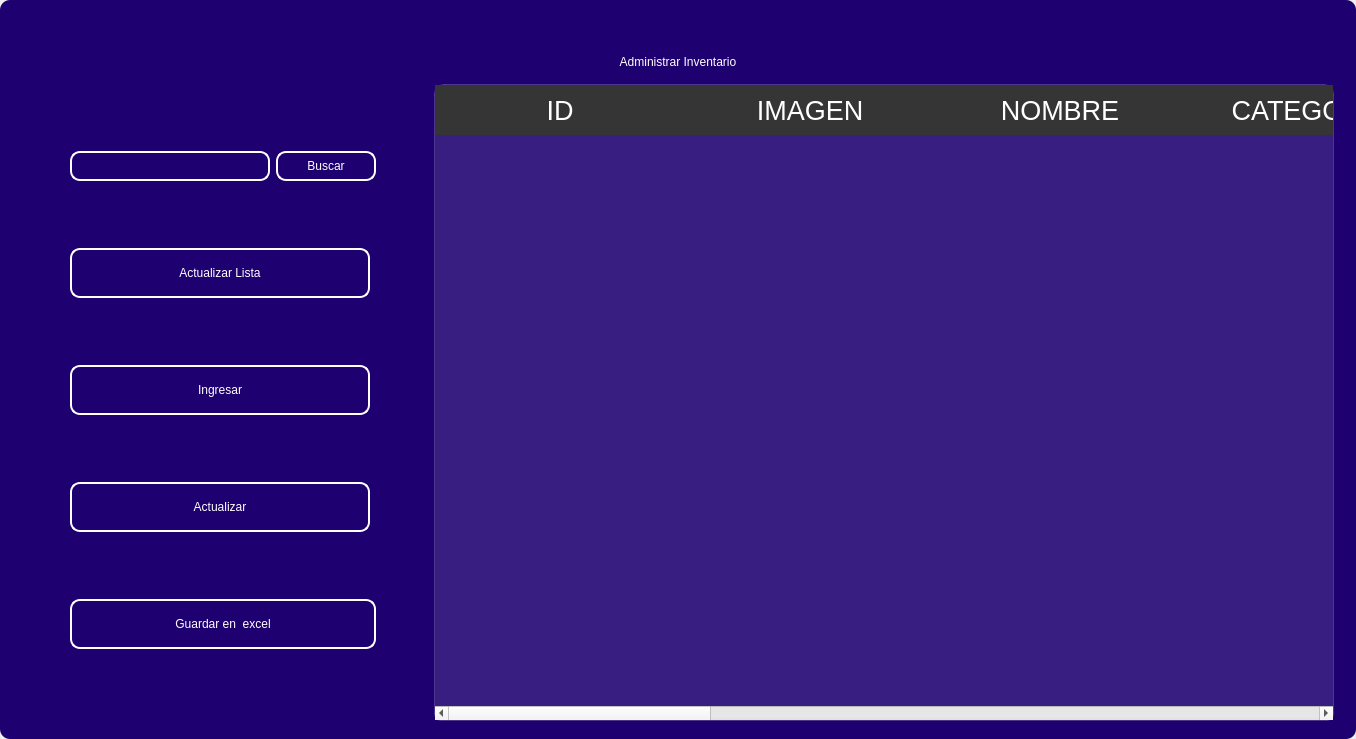
<?xml version="1.0" encoding="UTF-8"?>
<ui version="4.0">
 <class>MainWindow</class>
 <widget class="QMainWindow" name="MainWindow">
  <property name="geometry">
   <rect>
    <x>0</x>
    <y>0</y>
    <width>1356</width>
    <height>739</height>
   </rect>
  </property>
  <property name="windowTitle">
   <string>MainWindow</string>
  </property>
  <property name="styleSheet">
   <string notr="true"/>
  </property>
  <widget class="QWidget" name="centralwidget">
   <property name="styleSheet">
    <string notr="true"/>
   </property>
   <layout class="QVBoxLayout" name="verticalLayout">
    <property name="spacing">
     <number>0</number>
    </property>
    <property name="leftMargin">
     <number>0</number>
    </property>
    <property name="topMargin">
     <number>0</number>
    </property>
    <property name="rightMargin">
     <number>0</number>
    </property>
    <property name="bottomMargin">
     <number>0</number>
    </property>
    <item>
     <widget class="QFrame" name="frame">
      <property name="enabled">
       <bool>true</bool>
      </property>
      <property name="styleSheet">
       <string notr="true">
QFrame {
border-radius:10px;
background-color:#1E0070;
 }
</string>
      </property>
      <property name="frameShape">
       <enum>QFrame::StyledPanel</enum>
      </property>
      <property name="frameShadow">
       <enum>QFrame::Raised</enum>
      </property>
      <layout class="QVBoxLayout" name="verticalLayout_2">
       <item>
        <widget class="QFrame" name="frame_superior">
         <property name="minimumSize">
          <size>
           <width>0</width>
           <height>40</height>
          </size>
         </property>
         <property name="maximumSize">
          <size>
           <width>16777215</width>
           <height>40</height>
          </size>
         </property>
         <property name="styleSheet">
          <string notr="true">QPushButton{
border-radius:18px;
}

QPushButton:hover{
	background-color: rgb(0, 0, 0);
}
</string>
         </property>
         <property name="frameShape">
          <enum>QFrame::StyledPanel</enum>
         </property>
         <property name="frameShadow">
          <enum>QFrame::Raised</enum>
         </property>
         <layout class="QHBoxLayout" name="horizontalLayout_3">
          <property name="spacing">
           <number>4</number>
          </property>
          <property name="leftMargin">
           <number>0</number>
          </property>
          <property name="topMargin">
           <number>0</number>
          </property>
          <property name="rightMargin">
           <number>0</number>
          </property>
          <property name="bottomMargin">
           <number>0</number>
          </property>
          <item>
           <widget class="QPushButton" name="btn_icon">
            <property name="text">
             <string/>
            </property>
            <property name="iconSize">
             <size>
              <width>40</width>
              <height>40</height>
             </size>
            </property>
           </widget>
          </item>
          <item>
           <spacer name="horizontalSpacer_2">
            <property name="orientation">
             <enum>Qt::Horizontal</enum>
            </property>
            <property name="sizeHint" stdset="0">
             <size>
              <width>443</width>
              <height>20</height>
             </size>
            </property>
           </spacer>
          </item>
          <item>
           <widget class="QPushButton" name="btn_exit">
            <property name="minimumSize">
             <size>
              <width>38</width>
              <height>38</height>
             </size>
            </property>
            <property name="maximumSize">
             <size>
              <width>38</width>
              <height>38</height>
             </size>
            </property>
            <property name="cursor">
             <cursorShape>PointingHandCursor</cursorShape>
            </property>
            <property name="text">
             <string/>
            </property>
            <property name="iconSize">
             <size>
              <width>35</width>
              <height>35</height>
             </size>
            </property>
           </widget>
          </item>
          <item>
           <widget class="QPushButton" name="bt_minimizar">
            <property name="minimumSize">
             <size>
              <width>38</width>
              <height>38</height>
             </size>
            </property>
            <property name="maximumSize">
             <size>
              <width>38</width>
              <height>38</height>
             </size>
            </property>
            <property name="cursor">
             <cursorShape>PointingHandCursor</cursorShape>
            </property>
            <property name="text">
             <string/>
            </property>
            <property name="icon">
             <iconset>
              <normaloff>image/minus.svg</normaloff>image/minus.svg</iconset>
            </property>
            <property name="iconSize">
             <size>
              <width>38</width>
              <height>38</height>
             </size>
            </property>
           </widget>
          </item>
          <item>
           <widget class="QPushButton" name="bt_maximizar">
            <property name="minimumSize">
             <size>
              <width>38</width>
              <height>38</height>
             </size>
            </property>
            <property name="maximumSize">
             <size>
              <width>38</width>
              <height>38</height>
             </size>
            </property>
            <property name="cursor">
             <cursorShape>PointingHandCursor</cursorShape>
            </property>
            <property name="text">
             <string/>
            </property>
            <property name="icon">
             <iconset>
              <normaloff>image/chevron-up.svg</normaloff>image/chevron-up.svg</iconset>
            </property>
            <property name="iconSize">
             <size>
              <width>38</width>
              <height>38</height>
             </size>
            </property>
           </widget>
          </item>
          <item>
           <widget class="QPushButton" name="bt_restaurar">
            <property name="minimumSize">
             <size>
              <width>38</width>
              <height>38</height>
             </size>
            </property>
            <property name="maximumSize">
             <size>
              <width>38</width>
              <height>38</height>
             </size>
            </property>
            <property name="cursor">
             <cursorShape>PointingHandCursor</cursorShape>
            </property>
            <property name="text">
             <string/>
            </property>
            <property name="icon">
             <iconset>
              <normaloff>image/chevron-down.svg</normaloff>image/chevron-down.svg</iconset>
            </property>
            <property name="iconSize">
             <size>
              <width>38</width>
              <height>38</height>
             </size>
            </property>
           </widget>
          </item>
          <item>
           <widget class="QPushButton" name="bt_cerrar">
            <property name="minimumSize">
             <size>
              <width>38</width>
              <height>38</height>
             </size>
            </property>
            <property name="maximumSize">
             <size>
              <width>38</width>
              <height>38</height>
             </size>
            </property>
            <property name="cursor">
             <cursorShape>PointingHandCursor</cursorShape>
            </property>
            <property name="text">
             <string/>
            </property>
            <property name="icon">
             <iconset>
              <normaloff>image/x.svg</normaloff>image/x.svg</iconset>
            </property>
            <property name="iconSize">
             <size>
              <width>38</width>
              <height>38</height>
             </size>
            </property>
           </widget>
          </item>
         </layout>
        </widget>
       </item>
       <item>
        <widget class="QLabel" name="label">
         <property name="styleSheet">
          <string notr="true">font: 30pt &quot;MS Shell Dlg 2&quot;;
color: rgb(255, 255, 255);</string>
         </property>
         <property name="text">
          <string>Administrar Inventario</string>
         </property>
         <property name="alignment">
          <set>Qt::AlignCenter</set>
         </property>
        </widget>
       </item>
       <item>
        <widget class="QFrame" name="frame_3">
         <property name="frameShape">
          <enum>QFrame::StyledPanel</enum>
         </property>
         <property name="frameShadow">
          <enum>QFrame::Raised</enum>
         </property>
         <layout class="QHBoxLayout" name="horizontalLayout_4">
          <property name="spacing">
           <number>6</number>
          </property>
          <item>
           <layout class="QVBoxLayout" name="verticalLayout_4">
            <property name="spacing">
             <number>50</number>
            </property>
            <property name="leftMargin">
             <number>50</number>
            </property>
            <property name="topMargin">
             <number>50</number>
            </property>
            <property name="rightMargin">
             <number>50</number>
            </property>
            <property name="bottomMargin">
             <number>50</number>
            </property>
            <item>
             <layout class="QHBoxLayout" name="horizontalLayout">
              <property name="spacing">
               <number>6</number>
              </property>
              <property name="rightMargin">
               <number>0</number>
              </property>
              <property name="bottomMargin">
               <number>0</number>
              </property>
              <item>
               <widget class="QLineEdit" name="searchtxt">
                <property name="minimumSize">
                 <size>
                  <width>100</width>
                  <height>30</height>
                 </size>
                </property>
                <property name="maximumSize">
                 <size>
                  <width>200</width>
                  <height>30</height>
                 </size>
                </property>
                <property name="styleSheet">
                 <string notr="true">QLabel {
	color: rgb(255, 255, 254);
	font: 12pt &quot;Arial&quot;;
	background-color: rgba(0, 0, 0,0);
}

QTextEdit{
background-color: rgba(0, 0, 0,0);
border-radius:10px; 
font: 12pt &quot;Arial&quot;;
color: rgb(255, 255, 254);
border: 2px solid  rgb(255, 255, 255);

}

QTextEdit:hover{
background-color: rgba(0, 0, 0,0);
border-radius:10px; 
font: 12pt &quot;Arial&quot;;
border: 2px solid  rgb(120, 0, 171);
}

QTextEdit:focus{
background-color: rgb(0, 0, 0);
border-radius:10px; 
font: 12pt &quot;Arial&quot;;
border: 2px solid rgb(120, 0, 171);
}

QLineEdit{
background-color: rgba(0, 0, 0,0);
border-radius:10px; 
font: 12pt &quot;Arial&quot;;
color: rgb(255, 255, 254);
border: 2px solid  rgb(255, 255, 255);

}

QLineEdit:hover{
background-color: rgba(0, 0, 0,0);
border-radius:10px; 
font: 12pt &quot;Arial&quot;;
border: 2px solid  rgb(120, 0, 171);
}

QLineEdit:focus{
background-color: rgb(0, 0, 0);
border-radius:10px; 
font: 12pt &quot;Arial&quot;;
border: 2px solid rgb(120, 0, 171);
}

QCheckBox{
	font: 12pt &quot;Arial&quot;;
	color: rgb(255, 255, 255);
}

QCheckBox::indicator {
    width: 18px;
    height:18px;
}

QCheckBox::indicator:unchecked {
   background-image: url(image/square.svg);
}

QCheckBox::indicator:checked {
   background-image: url(image/check-square.svg);
}

QPushButton{
border-radius:10px; 
font: 12pt &quot;Arial&quot;;
color: rgb(255, 255, 254);
border: 2px solid #ffffff;
}

QPushButton:hover{
border-radius:10px; 
font: 12pt &quot;Arial&quot;;
color: rgb(255, 255, 255);
border: 2px solid rgb(120, 0, 171);
	background-color: rgb(120, 0, 171);
}
</string>
                </property>
               </widget>
              </item>
              <item>
               <widget class="QPushButton" name="btn_search">
                <property name="minimumSize">
                 <size>
                  <width>30</width>
                  <height>30</height>
                 </size>
                </property>
                <property name="maximumSize">
                 <size>
                  <width>100</width>
                  <height>30</height>
                 </size>
                </property>
                <property name="cursor">
                 <cursorShape>PointingHandCursor</cursorShape>
                </property>
                <property name="styleSheet">
                 <string notr="true">QPushButton{
border-radius:10px; 
font: 12pt &quot;Arial&quot;;
color: rgb(255, 255, 254);
border: 2px solid #ffffff;
}

QPushButton:hover{
border-radius:10px; 
font: 12pt &quot;Arial&quot;;
color: rgb(255, 255, 255);
border: 2px solid rgb(120, 0, 171);
	background-color: rgb(120, 0, 171);
}</string>
                </property>
                <property name="text">
                 <string>Buscar</string>
                </property>
               </widget>
              </item>
             </layout>
            </item>
            <item>
             <widget class="QPushButton" name="btn_get">
              <property name="minimumSize">
               <size>
                <width>50</width>
                <height>0</height>
               </size>
              </property>
              <property name="maximumSize">
               <size>
                <width>300</width>
                <height>50</height>
               </size>
              </property>
              <property name="cursor">
               <cursorShape>PointingHandCursor</cursorShape>
              </property>
              <property name="styleSheet">
               <string notr="true">QPushButton{
border-radius:10px; 
font: 12pt &quot;Arial&quot;;
color: rgb(255, 255, 254);
border: 2px solid #ffffff;
}

QPushButton:hover{
border-radius:10px; 
font: 12pt &quot;Arial&quot;;
color: rgb(255, 255, 255);
border: 2px solid rgb(120, 0, 171);
	background-color: rgb(120, 0, 171);
}</string>
              </property>
              <property name="text">
               <string>Actualizar Lista</string>
              </property>
              <property name="iconSize">
               <size>
                <width>30</width>
                <height>30</height>
               </size>
              </property>
             </widget>
            </item>
            <item>
             <widget class="QPushButton" name="btn_add">
              <property name="maximumSize">
               <size>
                <width>300</width>
                <height>50</height>
               </size>
              </property>
              <property name="cursor">
               <cursorShape>PointingHandCursor</cursorShape>
              </property>
              <property name="styleSheet">
               <string notr="true">QPushButton{
border-radius:10px; 
font: 12pt &quot;Arial&quot;;
color: rgb(255, 255, 254);
border: 2px solid #ffffff;
}

QPushButton:hover{
border-radius:10px; 
font: 12pt &quot;Arial&quot;;
color: rgb(255, 255, 255);
border: 2px solid rgb(120, 0, 171);
	background-color: rgb(120, 0, 171);
}</string>
              </property>
              <property name="text">
               <string>Ingresar</string>
              </property>
              <property name="iconSize">
               <size>
                <width>30</width>
                <height>30</height>
               </size>
              </property>
             </widget>
            </item>
            <item>
             <widget class="QPushButton" name="btn_update">
              <property name="maximumSize">
               <size>
                <width>300</width>
                <height>50</height>
               </size>
              </property>
              <property name="cursor">
               <cursorShape>PointingHandCursor</cursorShape>
              </property>
              <property name="styleSheet">
               <string notr="true">QPushButton{
border-radius:10px; 
font: 12pt &quot;Arial&quot;;
color: rgb(255, 255, 254);
border: 2px solid #ffffff;
}

QPushButton:hover{
border-radius:10px; 
font: 12pt &quot;Arial&quot;;
color: rgb(255, 255, 255);
border: 2px solid rgb(120, 0, 171);
	background-color: rgb(120, 0, 171);
}</string>
              </property>
              <property name="text">
               <string>Actualizar</string>
              </property>
              <property name="iconSize">
               <size>
                <width>30</width>
                <height>30</height>
               </size>
              </property>
             </widget>
            </item>
            <item>
             <widget class="QPushButton" name="btn_excel">
              <property name="minimumSize">
               <size>
                <width>11</width>
                <height>50</height>
               </size>
              </property>
              <property name="cursor">
               <cursorShape>PointingHandCursor</cursorShape>
              </property>
              <property name="styleSheet">
               <string notr="true">QPushButton{
border-radius:10px; 
font: 12pt &quot;Arial&quot;;
color: rgb(255, 255, 254);
border: 2px solid #ffffff;
}

QPushButton:hover{
border-radius:10px; 
font: 12pt &quot;Arial&quot;;
color: rgb(255, 255, 255);
border: 2px solid rgb(120, 0, 171);
	background-color: rgb(120, 0, 171);
}</string>
              </property>
              <property name="text">
               <string>Guardar en  excel</string>
              </property>
              <property name="iconSize">
               <size>
                <width>35</width>
                <height>35</height>
               </size>
              </property>
             </widget>
            </item>
           </layout>
          </item>
          <item>
           <widget class="QTableWidget" name="table_inventory">
            <property name="minimumSize">
             <size>
              <width>900</width>
              <height>0</height>
             </size>
            </property>
            <property name="maximumSize">
             <size>
              <width>700</width>
              <height>16777215</height>
             </size>
            </property>
            <property name="styleSheet">
             <string notr="true">QTableView {
	background-color: rgba(255, 255, 255, 30); 	
	border: 1px solid rgba(255,255,255,40);
	border-bottom-right-radius: 7px; 
	border-bottom-left-radius: 7px; 
	color: white;
	font: 15pt &quot;MS Shell Dlg 2&quot;;
}

QHeaderView::section {
background-color: rgb(53, 53, 53);
color: white;
border: none;
height: 50px;
font-size: 20pt;
}

QTableView::item {
    border-style: none;
    border-bottom: 1px solid rgba(255,255,255,50);
    padding-left: auto;
    padding-right: auto;
}

QTableView::item:selected{
	border: none;
	color: rgb(255, 255, 255);
    background-color: rgba(255, 255, 255, 50);
}
</string>
            </property>
            <property name="editTriggers">
             <set>QAbstractItemView::NoEditTriggers</set>
            </property>
            <attribute name="horizontalHeaderDefaultSectionSize">
             <number>250</number>
            </attribute>
            <column>
             <property name="text">
              <string>ID</string>
             </property>
            </column>
            <column>
             <property name="text">
              <string>IMAGEN</string>
             </property>
            </column>
            <column>
             <property name="text">
              <string>NOMBRE</string>
             </property>
            </column>
            <column>
             <property name="text">
              <string>CATEGORIA</string>
             </property>
            </column>
            <column>
             <property name="text">
              <string>CANTIDAD DISPONIBLE</string>
             </property>
            </column>
            <column>
             <property name="text">
              <string>PRECIO COMPRA</string>
             </property>
            </column>
            <column>
             <property name="text">
              <string>PRECIO VENTA</string>
             </property>
            </column>
            <column>
             <property name="text">
              <string>TOTAL COMPRA</string>
             </property>
            </column>
            <column>
             <property name="text">
              <string>DESCRIPCION</string>
             </property>
            </column>
            <column>
             <property name="text">
              <string>TIPO DE PRODUCTO</string>
             </property>
            </column>
           </widget>
          </item>
         </layout>
        </widget>
       </item>
      </layout>
     </widget>
    </item>
   </layout>
  </widget>
 </widget>
 <resources/>
 <connections/>
</ui>
